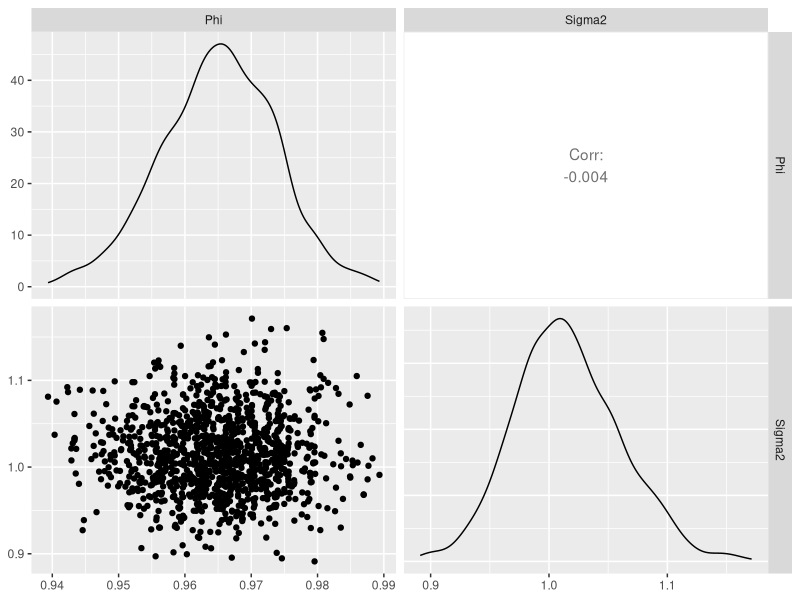

The R script that drew this image:
library(GGally)
library(coda)
library(ggplot2)
library(gridExtra)
library(reshape)
library(mvtnorm)

T = 1000    #Length of y
N = 15000   #MCMC draws

#True parameters
sigma2 <- 1
phi <- 0.97

#Generate data
y = rnorm(1, 0, sqrt(sigma2/(1-phi^2)))
for(i in 2:T){
  y = c(y, phi*y[(i-1)] + rnorm(1, 0, sqrt(sigma2)))
}

#Uninformative prior
p1 = 1
p2 = 1
a = 1
b = 1

#constant
shape = T/2 + a

#lphi kernel
lphiden = function(draw, sig2) {
  t1 = 1/2*log(1-draw^2) -(1-draw^2)*y[1]^2/(2*sig2)  #The normal exponential for y1
  t2 = -sum(((y[2:T]-draw*y[1:(T-1)])^2))/(2*sig2)    #The normal exponentials for the rest of the y's
  t3 = log(1+draw)*(p1-1) + log(1-draw)*(p2-1)   #The stretched beta prior
  return(t1+t2+t3)
}

theta = matrix(0, ncol = 2, nrow = N)
theta[1, ] = c(0.5, 1)
accept = 0

for(i in 2:N){
  #phi MH step
  #phihat = sum(y[2:T]*y[1:(T-1)])/sum(y[1:(T-1)]^2)
  #vphi = theta[(i-1),3]/sum(y[1:(T-1)]^2)
  #phidraw = rnorm(1, phihat, sqrt(vphi))
  phidraw = rnorm(1, theta[(i-1),1], 0.1)     
  
  if(phidraw > -1 & phidraw < 1) {                       #within stationary conditions
    mh.candidate = lphiden(phidraw, theta[(i-1), 2])     #symmetrical candidate so only need to evaluate the true density components
    mh.prev = lphiden(theta[(i-1), 1], theta[(i-1), 2])  #using log density
    alpha = min(1, exp(mh.candidate-mh.prev))
    u = runif(1)
    if(u <= alpha) {             #accept draw
      theta[i, 1] = phidraw
      accept = accept + 1
    } else {                    #reject draw
      theta[i, 1] = theta[(i-1), 1]
    }
  } else {                      #non stationary
    theta[i, 1] = theta[(i-1), 1]
  }
  
  #sigma squared conditional
  inv.scale = b + (y[1]^2*(1-theta[i, 2]^2) + sum((y[2:T] - theta[i, 1]*y[1:(T-1)])^2))/2
  theta[i, 2] = 1/rgamma(1, shape = shape, rate = inv.scale)
}

accept/N
keep = theta[(N/5+1):N,] #Drop first 20% of draws
colnames(keep) = c("Phi", "Sigma2")
effectiveSize(keep)
#ggpairs(keep)

thin = keep[seq(1, 4*N/5, 10),] #Keep every 10th
effectiveSize(thin)
ggpairs(thin)
